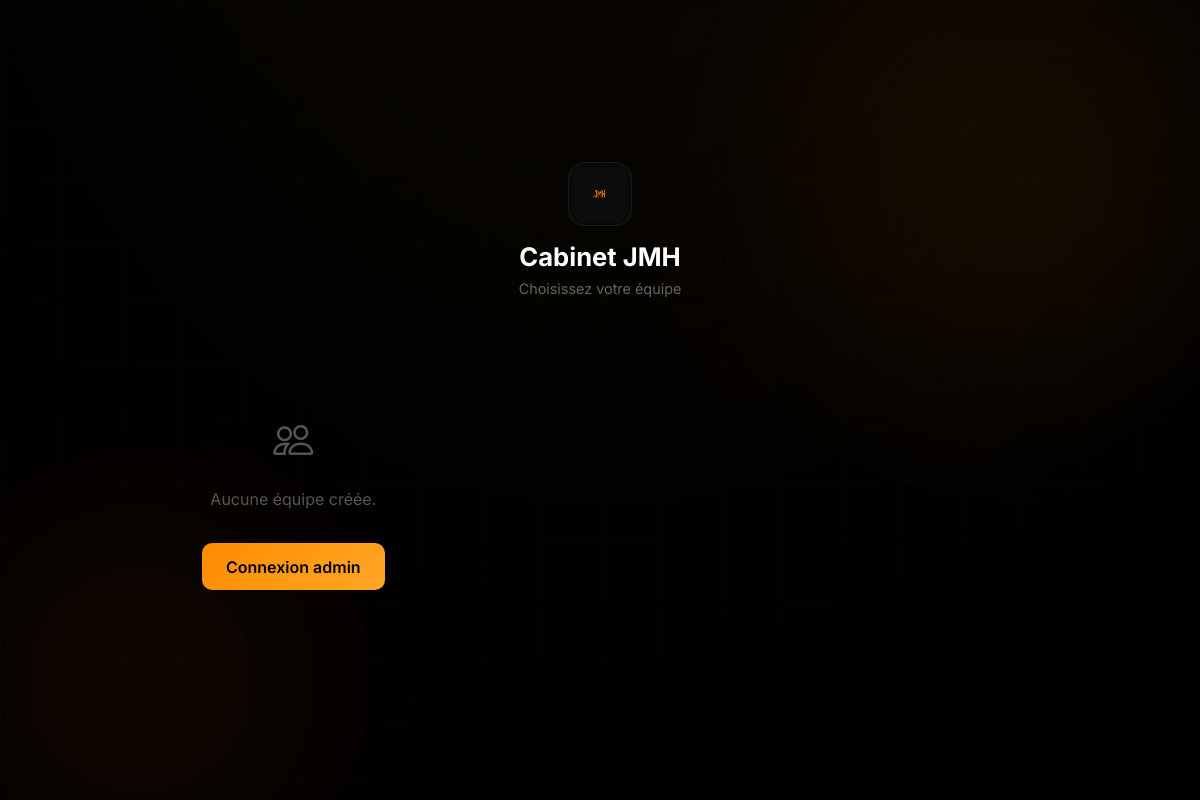
The page /team-select on the database as committed earlier.
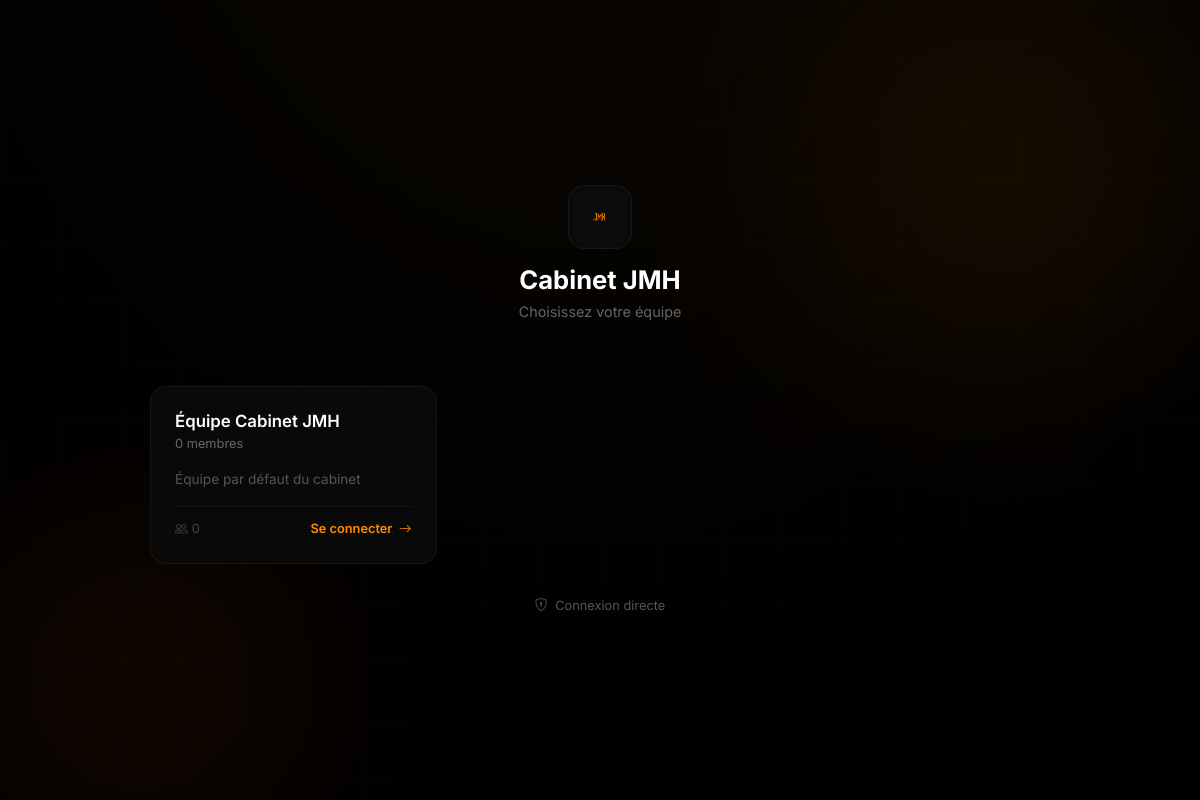
The same page on the database as committed later.
### app/models.py (models this page shows, shortened)
class Equipe(db.Model):
    __tablename__ = 'equipes'
    id = db.Column(db.Integer, primary_key=True)
    nom = db.Column(db.String(120), nullable=False)
    description = db.Column(db.Text, nullable=True)
    couleur = db.Column(db.String(20), default='#E07A5F')  # terracotta par défaut
    icon = db.Column(db.String(50), default='bi-people')  # bootstrap icon class
    manager_id = db.Column(db.Integer, db.ForeignKey('users.id'), nullable=True)
    date_creation = db.Column(db.DateTime, default=datetime.utcnow)
    equipe_email = db.Column(db.String(200), nullable=True)  # e.g. equipe-compta@ton-domaine.com
    manager = db.relationship('User', foreign_keys=[manager_id], backref='equipe_dirigee')
    membres = db.relationship('User', foreign_keys='User.equipe_id', backref='equipe', lazy='dynamic')
    def nb_membres(self):
        return self.membres.filter_by(actif=True).count()

### app/routes.py (the view)
@app.route('/team-select')
def team_select():
    equipes = Equipe.query.order_by(Equipe.nom).all()
    return render_template('team_select.html', equipes=equipes)

### app/__init__.py (called while the page is built)
@app.before_request
def reconnect_db_on_ssl_error():
    from sqlalchemy.exc import OperationalError
    try:
        db.session.execute(db.text("SELECT 1"))
    except OperationalError:
        db.session.rollback()
        try:
            db.session.execute(db.text("SELECT 1"))
        except Exception:
            pass
    except Exception:
        db.session.rollback()

### templates/team_select.html (shortened to what this page needs)
<!DOCTYPE html>
<html lang="fr">
<head>
    <link href="https://cdn.jsdelivr.net/npm/bootstrap@5.3.2/dist/css/bootstrap.min.css" rel="stylesheet">
    <link rel="stylesheet" href="https://cdn.jsdelivr.net/npm/bootstrap-icons@1.11.1/font/bootstrap-icons.css">
</head>
<body>
    <div class="orb orb-1"></div>
    <div class="orb orb-2"></div>
    <div class="grid-overlay"></div>
    <div class="container-main">
        <div class="header">
            <img src="{{ url_for('static', filename='img/logo-jmh.png') }}" alt="Cabinet JMH" onerror="this.style.display='none'">
            <h1>Cabinet JMH</h1>
            <p>Choisissez votre équipe</p>
        </div>
        <div class="teams-grid">
            {% for equipe in equipes %}
            <div class="team-card" onclick="window.location.href='{{ url_for('login', equipe=equipe.id) }}'">
                <div class="team-card-header">
                    <div class="team-info">
                        <h3>{{ equipe.nom }}</h3>
                        <div class="meta">
                            {{ equipe.nb_membres() }} membre{% if equipe.nb_membres() != 1 %}s{% endif %}
                        </div>
                    </div>
                </div>
                {% if equipe.description %}
                <div class="team-desc">{{ equipe.description[:100] }}</div>
                {% endif %}
                <div class="team-footer">
                    <span style="font-size:0.8rem;color:#444;"><i class="bi bi-people me-1"></i>{{ equipe.nb_membres() }}</span>
                    <span class="enter-btn">Se connecter <i class="bi bi-arrow-right"></i></span>
                </div>
            </div>
            {% else %}
            <div class="col-12 text-center py-5" style="color:#555;">
                <i class="bi bi-people" style="font-size:2.5rem;"></i>
                <p class="mt-3">Aucune équipe créée.</p>
                <a href="{{ url_for('login') }}" class="btn-login d-inline-block mt-3" style="width:auto;padding:0.7rem 1.5rem;background:linear-gradient(135deg,#FF8C00,#FFA726);border:none;border-radius:10px;color:#000;font-weight:600;cursor:pointer;text-decoration:none;">Connexion admin</a>
            </div>
            {% endfor %}
        </div>
        {% if equipes %}
        <a href="{{ url_for('login') }}" class="back-link"><i class="bi bi-shield-lock me-1"></i> Connexion directe</a>
        {% endif %}
    </div>
</body>
</html>

### templates/team_select.html (style rules this page uses)
* { margin: 0; padding: 0; box-sizing: border-box; }
body { font-family: 'Inter', sans-serif; background: #000; min-height: 100vh; overflow-x: hidden; }
body::before { content: ''; position: fixed; inset: -50%; background: radial-gradient(ellipse at 50% 0%, rgba(255,140,0,0.05) 0%, transparent 50%); animation: bgShift 25s ease-in-out infinite alternate; pointer-events: none; }
.grid-overlay { position: fixed; top: 0; left: 0; right: 0; bottom: 0; background-image: linear-gradient(rgba(255,255,255,0.012) 1px, transparent 1px), linear-gradient(90deg, rgba(255,255,255,0.012) 1px, transparent 1px); background-size: 60px 60px; pointer-events: none; z-index: 0; }
.orb { position: fixed; border-radius: 50%; filter: blur(100px); pointer-events: none; z-index: 0; opacity: 0.1; }
.orb-1 { width: 500px; height: 500px; background: radial-gradient(circle, #FF8C00, transparent); top: -10%; right: -5%; animation: orbFloat1 25s ease-in-out infinite; }
.orb-2 { width: 400px; height: 400px; background: radial-gradient(circle, #FF6B00, transparent); bottom: -10%; left: -5%; animation: orbFloat2 30s ease-in-out infinite reverse; }
.container-main { position: relative; z-index: 1; min-height: 100vh; display: flex; flex-direction: column; align-items: center; justify-content: center; padding: 3rem 1.5rem; animation: fadeIn 0.8s cubic-bezier(0.16, 1, 0.3, 1); }
.header { text-align: center; margin-bottom: 3rem; }
.header img { width: 64px; height: 64px; border-radius: 16px; background: #0a0a0a; padding: 4px; border: 1px solid rgba(255,255,255,0.06); margin-bottom: 1rem; }
.header h1 { font-weight: 700; font-size: 1.6rem; color: #fff; margin-bottom: 0.3rem; }
.header p { color: #666; font-size: 0.9rem; }
.teams-grid { display: grid; grid-template-columns: repeat(auto-fill, minmax(280px, 1fr)); gap: 1.25rem; max-width: 900px; width: 100%; }
.team-card { background: rgba(10,10,10,0.9); border: 1px solid rgba(255,255,255,0.06); border-radius: 16px; padding: 1.5rem; cursor: pointer; transition: all 0.3s cubic-bezier(0.16, 1, 0.3, 1); animation: cardIn 0.6s ease backwards; }
.team-card:nth-child(1) { animation-delay: 0.05s; }
.team-card-header { display: flex; align-items: center; gap: 1rem; margin-bottom: 1rem; }
.team-info h3 { font-size: 1.05rem; font-weight: 600; color: #fff; margin-bottom: 0.15rem; }
.team-info .meta { font-size: 0.8rem; color: #666; }
.team-desc { font-size: 0.85rem; color: #555; margin-bottom: 1rem; line-height: 1.5; }
.team-footer { display: flex; justify-content: space-between; align-items: center; padding-top: 0.8rem; border-top: 1px solid rgba(255,255,255,0.05); }
.enter-btn { font-size: 0.8rem; font-weight: 600; color: #FF8C00; display: flex; align-items: center; gap: 0.4rem; transition: gap 0.3s ease; }
.back-link { margin-top: 2rem; color: #555; text-decoration: none; font-size: 0.8rem; transition: color 0.2s; }

Rows that differ between the two databases and show on the page:
added Equipe: nom "Équipe Cabinet JMH", nb_membres "0", description "Équipe par défaut du cabinet"
Other text that changed with them:
text no longer shown: "Aucune équipe créée. Connexion admin"
text now shown: "Connexion directe"
